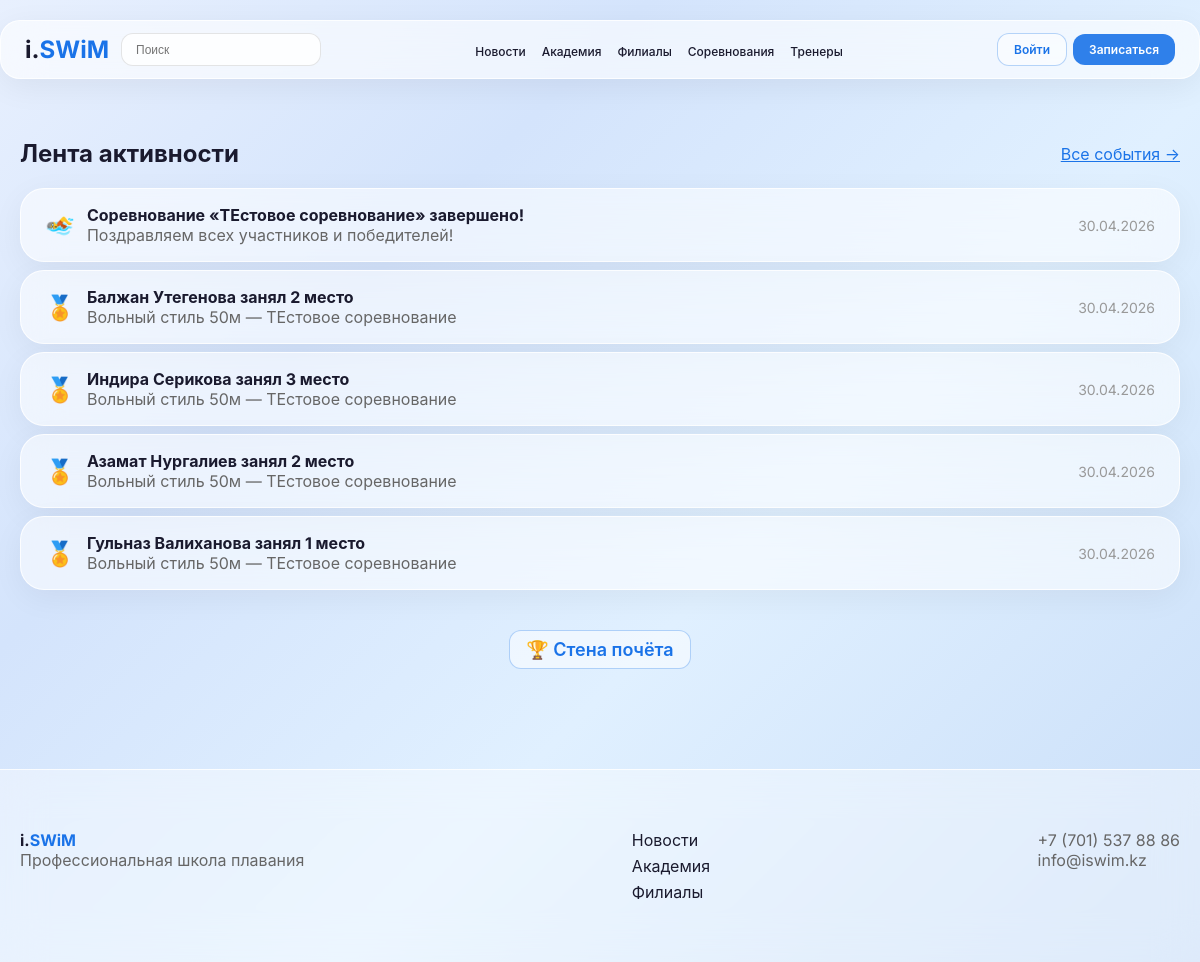
The page / on the database its author committed.
### activity/models.py (models this page shows, shortened)
class Activity(models.Model):
    ACTIVITY_TYPES = [
        ('achievement', 'Достижение'),
        ('competition', 'Соревнование'),
        ('record', 'Рекорд'),
        ('photo', 'Фото'),
        ('other', 'Другое'),
    ]
    user = models.ForeignKey(User, on_delete=models.CASCADE, related_name='activities', verbose_name='Пользователь')
    activity_type = models.CharField(max_length=20, choices=ACTIVITY_TYPES, verbose_name='Тип')
    title = models.CharField(max_length=300, verbose_name='Заголовок')
    description = models.TextField(blank=True, verbose_name='Описание')
    link = models.CharField(max_length=500, blank=True, verbose_name='Ссылка')
    created_at = models.DateTimeField(auto_now_add=True, verbose_name='Создано')
    class Meta:
        verbose_name = 'Активность'
        verbose_name_plural = 'Активности'
        ordering = ['-created_at']

### core/views.py (the view)
# urls.py: path('', index, name='home'),
def index(request):
    activities = Activity.objects.all()[:5]
    return render(request, 'core/index.html', {'activities': activities})

### core/templates/core/index.html
{% extends 'core/base.html' %}
{% block content %}
<div class="container" style="margin-top:40px;">
    {% if activities %}
    <div>
        <div style="display:flex;justify-content:space-between;align-items:center;margin-bottom:20px;">
            <h2 style="font-weight:700;">Лента активности</h2>
            <a href="{% url 'activity_list' %}" style="color:#1a73e8;">Все события →</a>
        </div>
        {% for activity in activities %}
            <div class="glass-card" style="margin-bottom:8px;padding:16px 24px;display:flex;align-items:center;gap:12px;">
                <span style="font-size:24px;">
                    {% if activity.activity_type == 'achievement' %}🏅
                    {% elif activity.activity_type == 'record' %}⭐
                    {% elif activity.activity_type == 'competition' %}🏊
                    {% elif activity.activity_type == 'photo' %}📸
                    {% else %}📣{% endif %}
                </span>
                <div style="flex:1;">
                    <strong>{{ activity.title }}</strong>
                    {% if activity.description %}<p style="color:#666;margin:0;">{{ activity.description }}</p>{% endif %}
                </div>
                <span style="color:#999;font-size:14px;">{{ activity.created_at|date:"d.m.Y" }}</span>
            </div>
        {% endfor %}
    </div>
    {% else %}
    <div class="glass-card" style="text-align:center;padding:48px;">
        <p style="color:#999;font-size:18px;">Пока нет событий</p>
    </div>
    {% endif %}
    <div style="margin-top:40px;text-align:center;">
        <a href="{% url 'wall_of_fame' %}" class="btn-glass-outline" style="font-size:18px;">🏆 Стена почёта</a>
    </div>
</div>
{% endblock %}

### core/templates/core/base.html (style rules this page uses)
* { margin: 0; padding: 0; box-sizing: border-box; }
body { font-family: 'Inter', -apple-system, BlinkMacSystemFont, sans-serif; background: linear-gradient(135deg, #e8f0fe 0%, #d4e4fc 30%, #e0f0ff 60%, #c8ddf8 100%); background-attachment: fixed; min-height: 100vh; color: #1a1a2e; }
.btn-glass, .btn-glass-outline { padding: 8px 16px; border-radius: 12px; font-weight: 600; font-size: 12px; cursor: pointer; text-decoration: none; display: inline-block; white-space: nowrap; }
.btn-glass-outline { background: rgba(255,255,255,0.5); border: 1px solid rgba(26,115,232,0.3); color: #1a73e8; }
.container { max-width: 1200px; margin: 0 auto; padding: 20px; }
.glass-card { background: rgba(255,255,255,0.55); backdrop-filter: blur(20px); border: 1px solid rgba(255,255,255,0.8); border-radius: 24px; padding: 32px; box-shadow: 0 8px 32px rgba(0,0,0,0.05); }

### rows shown on the page
Activity: title "Соревнование «ТЕстовое соревнование» завершено!", description "Поздравляем всех участников и победителей!", created_at "30.04.2026"
Activity: title "Балжан Утегенова занял 2 место", description "Вольный стиль 50м — ТЕстовое соревнование", created_at "30.04.2026"
Activity: title "Индира Серикова занял 3 место", description "Вольный стиль 50м — ТЕстовое соревнование", created_at "30.04.2026"
Activity: title "Азамат Нургалиев занял 2 место", description "Вольный стиль 50м — ТЕстовое соревнование", created_at "30.04.2026"
Activity: title "Гульназ Валиханова занял 1 место", description "Вольный стиль 50м — ТЕстовое соревнование", created_at "30.04.2026"
